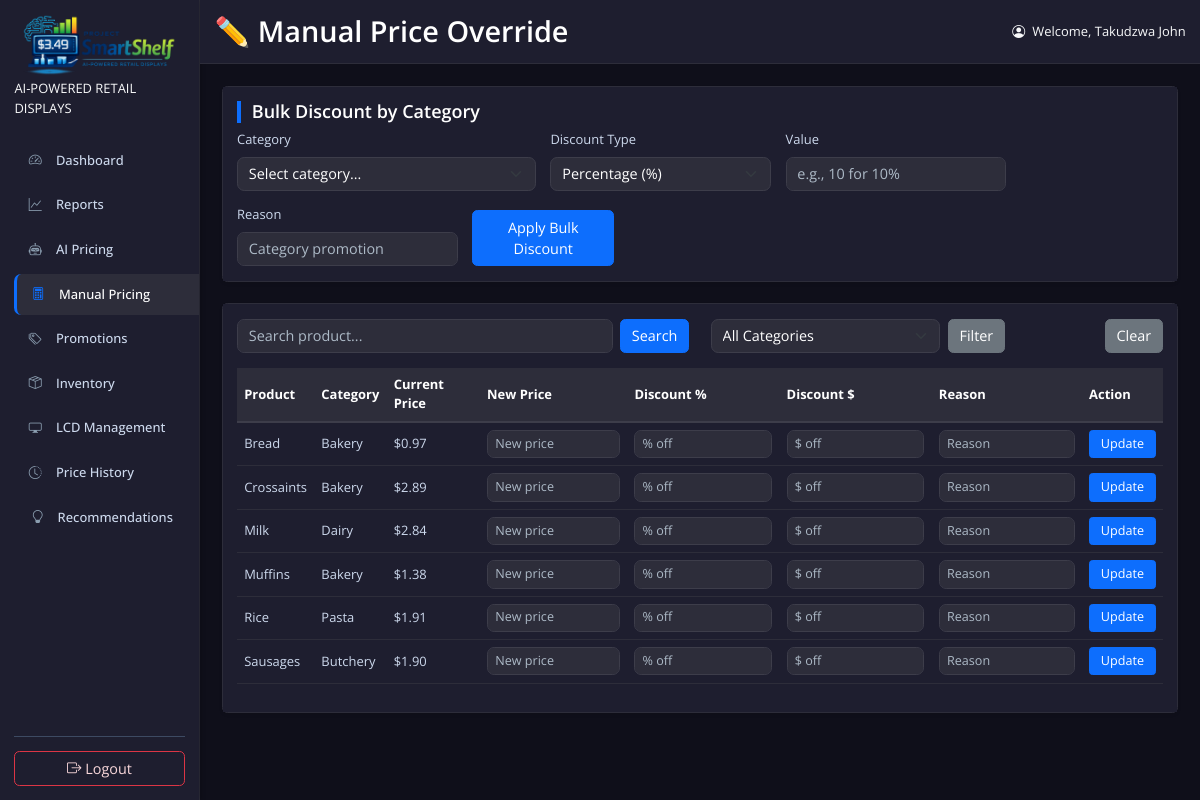
Before: /ProjectSmartShelf/manual-pricing/ (signed in) with the older database file.
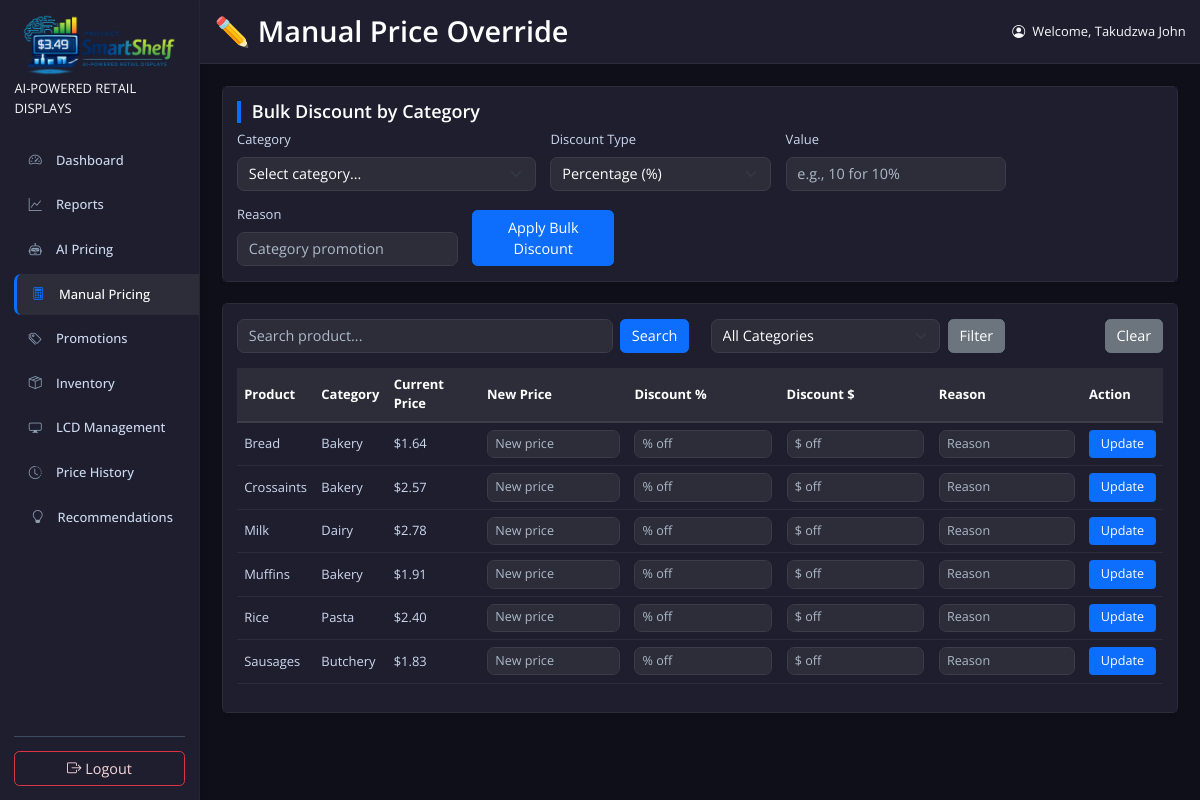
After: the same page with the newer database file.
### checkout/models.py (models this page shows, shortened)
class Product(models.Model):
    name = models.CharField(max_length=200)
    category = models.CharField(max_length=100)
    price = models.DecimalField(max_digits=10, decimal_places=2)
    expiry_date=models.DateField(null=True, blank=True)
    inventory_level = models.IntegerField(default=0, help_text='Current stock count')
    lcd_id = models.IntegerField(default=1, help_text="1, 2, or 3 for the shelf display")
    class Meta:
        ordering = ['name']

### ProjectSmartShelf/views.py (the view, shortened to what this page needs)
# urls.py: path("manual-pricing/", views.manual_pricing_view, name="manual_pricing"),
@staff_member_required(login_url='staff_login')
def manual_pricing_view(request):
    process_promotions_for_request(request)
    products = Product.objects.all().order_by('name')
    search_query = request.GET.get('search', '')
    category_filter = request.GET.get('category', '')
    if search_query:
        products = products.filter(name__icontains=search_query)
    if category_filter:
        products = products.filter(category=category_filter)
    categories = Product.objects.values_list('category', flat=True).distinct().order_by('category')
    context = {
        'products': products,
        'search_query': search_query,
        'category_filter': category_filter,
        'categories': categories,
    }
    return render(request, 'manual_pricing.html', context)

### ProjectSmartShelf/context_processors.py (called while the page is built)
def simulated_date(request):
    active_date = getattr(request, 'simulated_date', None)
    context = {
        'simulated_date': active_date,
        'recommendations_count': 0,
    }
    cached_count = getattr(request, '_recommendations_count', None)
    if cached_count is not None:
        context['recommendations_count'] = cached_count
        return context
    user = getattr(request, 'user', None)
    if not (user and user.is_authenticated and user.is_staff):
        return context
    try:
        from .recommendations import recommendation_count
        context['recommendations_count'] = recommendation_count(active_date or timezone.localdate())
    except Exception:
        context['recommendations_count'] = 0
    return context

### ProjectSmartShelf/recommendations.py (called while the page is built)
def recommendation_count(base_date):
    return len(build_recommendations(base_date))

### ProjectSmartShelf/simulation.py (called while the page is built, shortened)
def parse_simulated_date(value):
    if not value:
        return None

def get_session_simulated_date(request):
    return parse_simulated_date(request.session.get('simulated_date'))

def get_stored_simulated_date():
    state = SimulationState.objects.filter(key=ACTIVE_DAY_KEY).first()
    return state.current_date if state else None

### ProjectSmartShelf/templates/manual_pricing.html (shortened to what the changed rows need)
{% extends "base.html" %}
{% load static %}
{% block page_title %}✏️ Manual Price Override{% endblock %}
{% block content %}
<div class="card shadow-sm">
    <div class="card-body">
        <div class="table-responsive">
            <table class="table table-hover align-middle">
                <thead>
                    <tr>
                        <th>Product</th>
                        <th>Category</th>
                        <th>Current Price</th>
                        <th>New Price</th>
                        <th>Discount %</th>
                        <th>Discount $</th>
                        <th>Reason</th>
                        <th>Action</th>
                    </tr>
                </thead>
                <tbody>
                    {% for product in products %}
                    <tr>
                        <td>{{ product.name }}</td>
                        <td>{{ product.category }}</td>
                        <td>${{ product.price|floatformat:2 }}</td>
                        <form method="post">
                            <td><input type="number" step="0.01" name="new_price" class="form-control form-control-sm" placeholder="New price"></td>
                            <td><input type="number" step="0.1" name="discount_percent" class="form-control form-control-sm" placeholder="% off"></td>
                            <td><input type="number" step="0.01" name="discount_fixed" class="form-control form-control-sm" placeholder="$ off"></td>
                            <td><input type="text" name="price_change_reason" class="form-control form-control-sm" placeholder="Reason"></td>
                            <td><button type="submit" class="btn btn-primary btn-sm">Update</button></td>
                        </form>
                    </tr>
                    {% empty %}
                    <tr>
                        <td colspan="8" class="text-center py-4">No products found.</td>
                    </tr>
                    {% endfor %}
                </tbody>
            </table>
        </div>
    </div>
</div>
{% endblock %}

Changed rows visible on the page:
changed Product "Bread": price "0.97" → "1.64"
changed Product "Crossaints": price "2.89" → "2.57"
changed Product "Milk": price "2.84" → "2.78"
changed Product "Muffins": price "1.38" → "1.91"
changed Product "Rice": price "1.91" → "2.40"
changed Product "Sausages": price "1.90" → "1.83"
